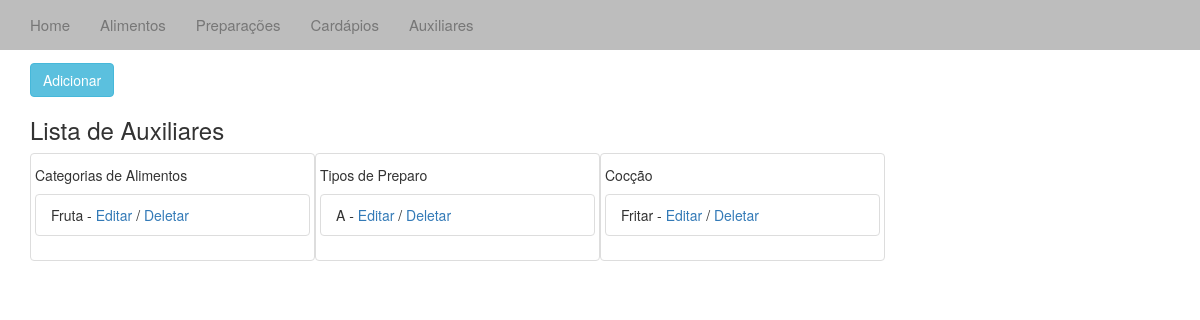
Page /aux/ on the earlier database version.
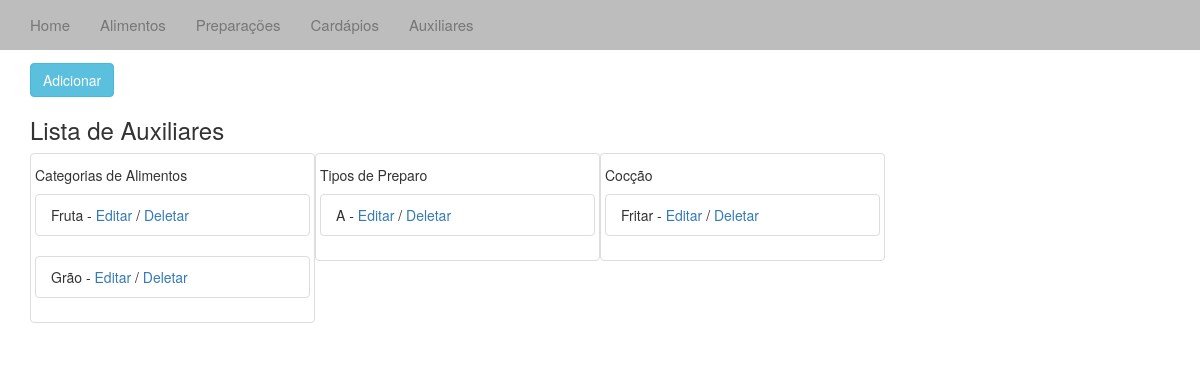
Same page on the later database version.
### cardapio/models.py (models this page shows, shortened)
class Aux(models.Model):
	tipo = models.IntegerField(max_length=1)
	desc = models.CharField(max_length=4)

### cardapio/views.py (the view)
# urls.py: url(r'^aux/', 'cardapio.views.aux', name='aux'),
def aux(request):
	aux_list = Aux.objects.all()
	context = {'aux_list':aux_list}
	return render_to_response('aux.html', context)

### templates/aux.html (shortened to what this page needs)
{% extends "base.html" %}
{% block body%}
<div class="container-fluid">
	<div class="container">
			<h2>Auxiliares</h2>
			<a href="/addaux/"><button type="button" class="btn btn-info">Adicionar</button></a>
			<h3>Lista de Auxiliares</h3>
		{% if aux_list %}
		<div class="thumbnail col-sm-3">
			<h5> Categorias de Alimentos </h5>
			{% for aux in aux_list %}
			{% if aux.tipo == 1 %}
			<ul class="list-group">
			<li class="list-group-item">{{ aux.desc }} -
				<a href="/editaux/{{ aux.id }}"> Editar</a> /
				<a href="/deleteaux/{{ aux.id }}"> Deletar </a>
			</li>
			</ul>
			{% endif %}
			{% endfor %}
		</div>
		<div class="thumbnail col-sm-3">
			<h5> Tipos de Preparo </h5>
			{% for aux in aux_list %}
			{% if aux.tipo == 2 %}
			<ul class="list-group">
			<li class="list-group-item">{{ aux.desc }} -
				<a href="/editaux/{{ aux.id }}"> Editar</a> /
				<a href="/deleteaux/{{ aux.id }}"> Deletar </a>
			</li>
			</ul>
			{% endif %}
			{% endfor %}
		</div>
		<div class="thumbnail col-sm-3">
			<h5> Cocção </h5>
			{% for aux in aux_list %}
			{% if aux.tipo == 3 %}
			<ul class="list-group">
			<li class="list-group-item">{{ aux.desc }} -
				<a href="/editaux/{{ aux.id }}"> Editar</a> /
				<a href="/deleteaux/{{ aux.id }}"> Deletar </a>
			</li>
			</ul>
			{% endif %}
			{% endfor %}
		</div>
		<br />
		{% endif %}
	</div>
</div>
{% endblock %}

Differences in the rows shown:
added Aux: desc "Grão", shown under "Categorias de Alimentos"
